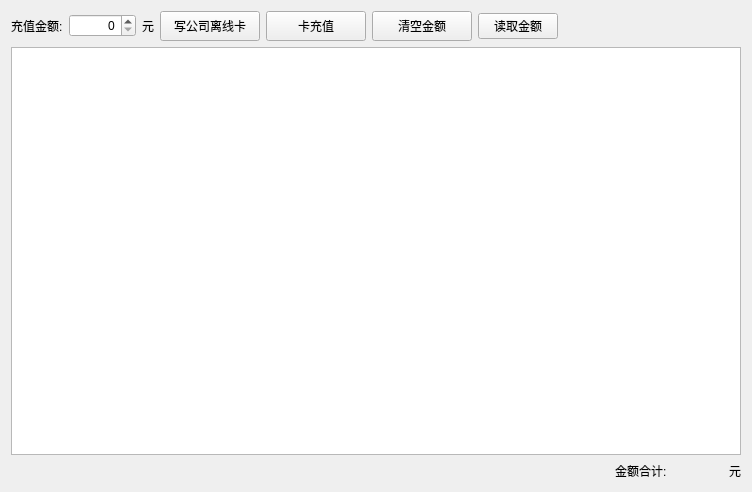
<?xml version="1.0" encoding="UTF-8"?>
<ui version="4.0">
 <class>CorpOfflineWidget</class>
 <widget class="QWidget" name="CorpOfflineWidget">
  <property name="geometry">
   <rect>
    <x>0</x>
    <y>0</y>
    <width>752</width>
    <height>492</height>
   </rect>
  </property>
  <property name="windowTitle">
   <string>Form</string>
  </property>
  <layout class="QVBoxLayout" name="verticalLayout">
   <item>
    <layout class="QHBoxLayout" name="horizontalLayout">
     <item>
      <widget class="QLabel" name="label_3">
       <property name="text">
        <string>充值金额:</string>
       </property>
      </widget>
     </item>
     <item>
      <widget class="QSpinBox" name="spinBoxMoney">
       <property name="alignment">
        <set>Qt::AlignRight|Qt::AlignTrailing|Qt::AlignVCenter</set>
       </property>
       <property name="maximum">
        <number>999999</number>
       </property>
      </widget>
     </item>
     <item>
      <widget class="QLabel" name="label_4">
       <property name="text">
        <string>元</string>
       </property>
      </widget>
     </item>
     <item>
      <widget class="QPushButton" name="offlineButton">
       <property name="minimumSize">
        <size>
         <width>100</width>
         <height>30</height>
        </size>
       </property>
       <property name="text">
        <string>写公司离线卡</string>
       </property>
      </widget>
     </item>
     <item>
      <widget class="QPushButton" name="pushButton">
       <property name="minimumSize">
        <size>
         <width>100</width>
         <height>30</height>
        </size>
       </property>
       <property name="text">
        <string>卡充值</string>
       </property>
      </widget>
     </item>
     <item>
      <widget class="QPushButton" name="clearMoneyButton">
       <property name="minimumSize">
        <size>
         <width>100</width>
         <height>30</height>
        </size>
       </property>
       <property name="text">
        <string>清空金额</string>
       </property>
      </widget>
     </item>
     <item>
      <widget class="QPushButton" name="readButton">
       <property name="baseSize">
        <size>
         <width>100</width>
         <height>30</height>
        </size>
       </property>
       <property name="text">
        <string>读取金额</string>
       </property>
      </widget>
     </item>
     <item>
      <spacer name="horizontalSpacer">
       <property name="orientation">
        <enum>Qt::Horizontal</enum>
       </property>
       <property name="sizeHint" stdset="0">
        <size>
         <width>40</width>
         <height>20</height>
        </size>
       </property>
      </spacer>
     </item>
    </layout>
   </item>
   <item>
    <widget class="QTableView" name="offlineTableView"/>
   </item>
   <item>
    <layout class="QHBoxLayout" name="horizontalLayout_2">
     <item>
      <spacer name="horizontalSpacer_2">
       <property name="orientation">
        <enum>Qt::Horizontal</enum>
       </property>
       <property name="sizeHint" stdset="0">
        <size>
         <width>40</width>
         <height>20</height>
        </size>
       </property>
      </spacer>
     </item>
     <item>
      <widget class="QLabel" name="label">
       <property name="text">
        <string>金额合计:</string>
       </property>
      </widget>
     </item>
     <item>
      <widget class="QLabel" name="label_money">
       <property name="minimumSize">
        <size>
         <width>50</width>
         <height>0</height>
        </size>
       </property>
       <property name="styleSheet">
        <string notr="true">color:rgb(0, 0, 255)</string>
       </property>
       <property name="text">
        <string/>
       </property>
       <property name="alignment">
        <set>Qt::AlignCenter</set>
       </property>
      </widget>
     </item>
     <item>
      <widget class="QLabel" name="label_2">
       <property name="text">
        <string>元</string>
       </property>
      </widget>
     </item>
    </layout>
   </item>
  </layout>
 </widget>
 <resources/>
 <connections/>
</ui>
